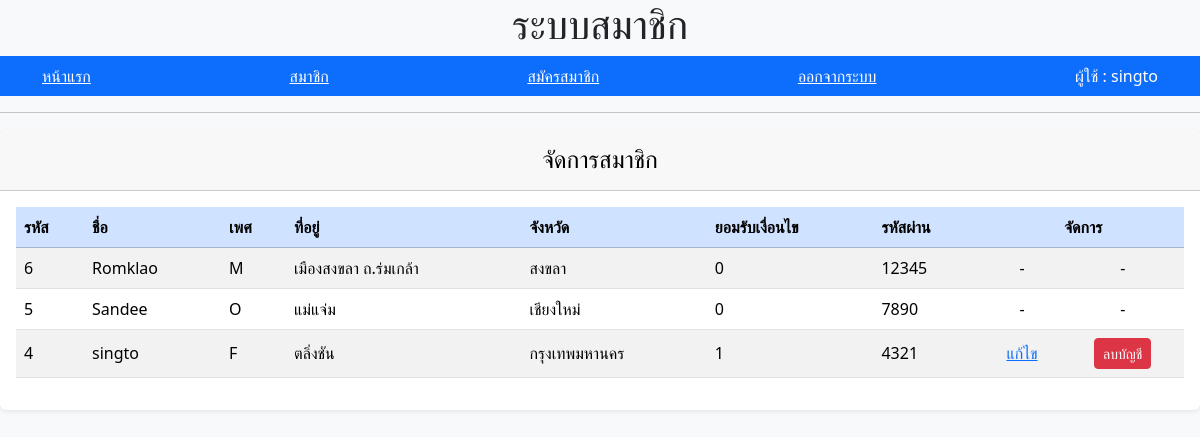
The app's page /members (signed in) with its own data.
### tables this page shows
CREATE TABLE members(
            id INTEGER PRIMARY KEY AUTOINCREMENT, 
            name TEXT NOT NULL,
            gender TEXT NOT NULL, 
            password TEXT NOT NULL, 
            isAgree BOOLEAN, 
            province TEXT, 
            address TEXT
        );

### myapp.py (the view)
@myapp.route('/members')
def members():
    if not login_required():
            return redirect(url_for("login"))
    with get_db(DB_Name) as db:
        sql = "SELECT * FROM members ORDER BY id DESC"
        data = db.execute(sql).fetchall()
    return render_template("members.html", members = data)

### mydb.py (called while the page is built)
def get_db(db_name):
    conn = sqlite3.connect(db_name)
    conn.row_factory = sqlite3.Row
    return conn

def login_required():
    if "member_id" not in session:
        flash("กรุณาเข้าสู่ระบบก่อน")
        return False
    return True

### templates/members.html (shortened to what this page needs)
{% extends "parent.html" %}
{% block content %}
<div class="card shadow-sm border-0">
    <div class="card-header text-body-emphasis py-3">
            <div class="text-center">
                <h4 class="mb-0">จัดการสมาชิก</h4>
            </div>
    </div>
    <div class="card-body">
        <div class="table-responsive">
            <table class="table table-striped table-hover align-middle">
                <thead class="table-primary">
                    <tr>
                    <th>รหัส</th>
                    <th>ชื่อ</th>
                    <th>เพศ</th>
                    <th>ที่อยู่</th>
                    <th>จังหวัด</th>
                    <th>ยอมรับเงื่อนไข</th>
                    <th>รหัสผ่าน</th>
                    <th colspan="2" class="text-center">จัดการ</th>
                </tr>
                </thead>
                <tbody>
                {% for member in members %}
                    <tr>
                        <td>{{ member.id }}</td>
                        <td>{{ member.name }}</td>
                        <td>{{ member.gender }}</td>
                        <td>{{ member.address }}</td>
                        <td>{{ member.province }}</td>
                        <td>{{ member.isAgree }}</td>
                        <td>{{ member.password }}</td>
                        {% if session.get('member_id') == member.id %}
                        <td class="text-center">
                                <a href="{{ url_for(
                                    'member_edit',
                                    member_id=member.id)
                                 }}">แก้ไข</a>
                        </td>
                        <td class="text-center">
                            <button type="button"
                                class="btn btn-danger btn-sm"
                                data-bs-toggle="modal"
                                data-bs-target="#deleteModal{{member.id}}">
                                ลบบัญชี
                            </button>
                        </td>
                        {% else %}
                        <td class="text-center">-</td>
                        <td class="text-center">-</td>
                        {% endif %}
                    </tr>
                {% endfor %}
                 </tbody>
            </table>
        </div>
    </div>
</div>
{% endblock %}

### templates/parent.html (shortened to what this page needs)
<!DOCTYPE html>
<html lang="en">
<head>
    <link href="https://cdn.jsdelivr.net/npm/bootstrap@5.3.3/dist/css/bootstrap.min.css"
          rel="stylesheet">
</head>
<body class="bg-light">
    <h1 class="text-center">ระบบสมาชิก</h1>
    <nav class="navbar navbar-expand-lg navbar-dark bg-primary">
        <div class="container text-white">
            <a class="navbar-link text-white" href="{{ url_for('index')}}">หน้าแรก</a>
            <a class="navbar-link text-white" href="{{ url_for('members')}}">สมาชิก</a>
            <a class="navbar-link text-white" href="{{ url_for('register')}}">สมัครสมาชิก</a>
            {% if not session.get('member_id')%}
                <a class="navbar-link text-white" href="{{ url_for('login')}}">เข้าสู่ระบบ</a>
            {% else %}
                <a class="navbar-link text-white" href="{{ url_for('logout')}}">ออกจากระบบ</a>
                ผู้ใช้ : {{session.get('member_name')}}
            {% endif %}
        </div>
    </nav>
    <hr>
   {% block content %}
   {% endblock%}
</body>
</html>

### records on screen
members: get "singto", id "4", name "singto", gender "F", address "ตลิ่งชัน", province "กรุงเทพมหานคร", isAgree "1", password "4321"
members: id "6", name "Romklao", gender "M", address "เมืองสงขลา ถ.ร่มเกล้า", province "สงขลา", isAgree "0", password "12345"
members: id "5", name "Sandee", gender "O", address "แม่แจ่ม", province "เชียงใหม่", isAgree "0", password "7890"
